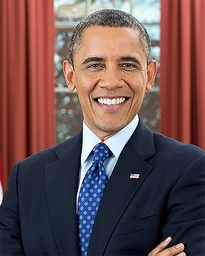
#> input picture HW4/Morphing/Obama.jpg, 205 x 256 px, shrunk from 720 x 900 before the run
$ python Morphing-Image.py
#> lines starting #> are read from the running program, lines starting #| are printed output that depends on the picture
import  numpy as np
import  cv2
from scipy.spatial import Delaunay
import os
import time

# [38 lines of commented-out code are left out]
start = time.time()
Obama = cv2.imread('Obama.jpg')
#> Obama is the input picture: shape (256, 205, 3); mean B, G, R 80, 79.4, 106.2
Biden = cv2.imread('Biden.jpg')
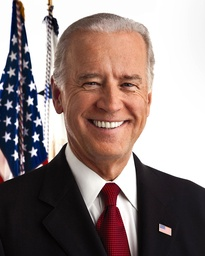
#> input picture HW4/Morphing/Biden.jpg, 205 x 256 px, shrunk from 720 x 900 before the run
#> Biden is the input picture: shape (256, 205, 3); mean B, G, R 125.2, 127.3, 142.8
Obama_Txt= open("Obama.txt","r")
#> (reads HW4/Morphing/Obama.txt from the repository)
Points = Obama_Txt.readlines()
number = len(Points)
x1 = np.zeros([number]).astype(np.int16)
y1 = np.zeros([number]).astype(np.int16)
for i in range(number):
    y1[i]= int(Points[i].split()[0])
    x1[i]= int(Points[i].split()[1])
Obama_Txt.close()

Biden_Txt= open("Biden.txt","r")
#> (reads HW4/Morphing/Biden.txt from the repository)
Points = Biden_Txt.readlines()
x2 = np.zeros([number]).astype(np.int16)
y2 = np.zeros([number]).astype(np.int16)
for i in range(number):
    y2[i]= int(Points[i].split()[0])
    x2[i]= int(Points[i].split()[1])
Biden_Txt.close()

delta_x = x2 - x1
delta_y = y2 - y1
num = 50                           # number of frames
points = np.zeros([number,2])
points[:,0] = x1
points[:,1] = y1
tri = Delaunay(points)
segments = tri.simplices
num_of_sgmnt = np.size(segments,axis = 0)
final_im = np.zeros_like(Biden)
warp_dst_1 = np.zeros_like(Biden)
warp_dst_2 = np.zeros_like(Biden)
pts_src1  = np.zeros([3,2,num_of_sgmnt]).astype(np.float32)
pts_src2  = np.zeros([3,2,num_of_sgmnt]).astype(np.float32)
shape = (warp_dst_1.shape[1], warp_dst_1.shape[0])
#> shape = (205, 256)
mask      = np.zeros_like(Obama)


for counter2 in range(num_of_sgmnt):
    pts_src1[:,:,counter2]  = np.float32([[x1[segments[counter2,0]],y1[segments[counter2,0]]], [x1[segments[counter2,1]],y1[segments[counter2,1]]], [x1[segments[counter2,2]],y1[segments[counter2,2]]]])
    pts_src2[:,:,counter2]  = np.float32([[x2[segments[counter2,0]],y2[segments[counter2,0]]], [x2[segments[counter2,1]],y2[segments[counter2,1]]], [x2[segments[counter2,2]],y2[segments[counter2,2]]]])


for counter1 in range(1,num+1):
    x = np.uint16((x1 + (delta_x/num) * counter1))
    y = np.uint16((y1 + (delta_y/num) * counter1))
    for counter2 in range(num_of_sgmnt):
        pts_dst   = np.float32([[x [segments[counter2,0]],y [segments[counter2,0]]], [x [segments[counter2,1]],y [segments[counter2,1]]], [x [segments[counter2,2]],y [segments[counter2,2]]]])
        warp_mat1 = cv2.getAffineTransform(pts_src1[:,:,counter2],pts_dst)
        warp_mat2 = cv2.getAffineTransform(pts_src2[:,:,counter2],pts_dst)
        triangle  = np.int32(pts_dst)
        cv2.fillConvexPoly(mask, triangle, (1, 1, 1))
        warp_dst_1 = np.int16(cv2.warpAffine(Obama, warp_mat1, shape))
        warp_dst_2 = np.int16(cv2.warpAffine(Biden, warp_mat2, shape))
        state      = final_im == 0
        final_im   = final_im + (warp_dst_1*(num-counter1) + warp_dst_2*(counter1))/num * mask * state
        mask[:,:,:] = 0
    filename = "pics/file-%d.png"%(counter1)
    cv2.imwrite(filename, final_im)
    final_im = 0
#> this loop made 50 passes
#> pass 1, `cv2.imwrite(filename, final_im)`:
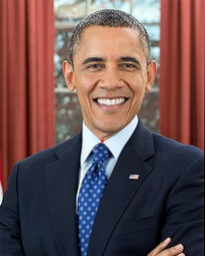
#> saved as file-1.png: shape (256, 205, 3); mean B, G, R 80.3, 79.8, 106.4
#> pass 2, `cv2.imwrite(filename, final_im)`:
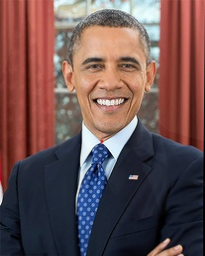
#> saved as file-2.png: shape (256, 205, 3); mean B, G, R 80.7, 80.2, 106.5
#> after the loop: mask: shape (256, 205, 3); every value is 0

end = time.time()
print(end - start)
os.system('ffmpeg -i pics/file-%d.png -r 15 -vcodec mpeg4 Result.MP4')
